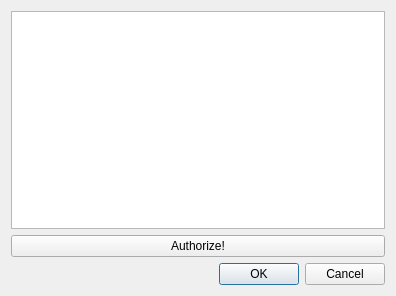
<?xml version="1.0" encoding="UTF-8"?>
<ui version="4.0">
 <class>AccountsDialog</class>
 <widget class="QDialog" name="AccountsDialog">
  <property name="geometry">
   <rect>
    <x>0</x>
    <y>0</y>
    <width>396</width>
    <height>296</height>
   </rect>
  </property>
  <property name="windowTitle">
   <string>Dialog</string>
  </property>
  <layout class="QVBoxLayout" name="verticalLayout_2">
   <item>
    <layout class="QVBoxLayout" name="verticalLayout">
     <item>
      <widget class="QListView" name="accountsList"/>
     </item>
     <item>
      <widget class="QPushButton" name="authorizeButton">
       <property name="sizePolicy">
        <sizepolicy hsizetype="Preferred" vsizetype="Fixed">
         <horstretch>0</horstretch>
         <verstretch>0</verstretch>
        </sizepolicy>
       </property>
       <property name="text">
        <string>Authorize!</string>
       </property>
      </widget>
     </item>
    </layout>
   </item>
   <item>
    <widget class="QDialogButtonBox" name="buttonBox">
     <property name="orientation">
      <enum>Qt::Horizontal</enum>
     </property>
     <property name="standardButtons">
      <set>QDialogButtonBox::Cancel|QDialogButtonBox::Ok</set>
     </property>
    </widget>
   </item>
  </layout>
 </widget>
 <resources/>
 <connections>
  <connection>
   <sender>buttonBox</sender>
   <signal>accepted()</signal>
   <receiver>AccountsDialog</receiver>
   <slot>accept()</slot>
   <hints>
    <hint type="sourcelabel">
     <x>254</x>
     <y>289</y>
    </hint>
    <hint type="destinationlabel">
     <x>157</x>
     <y>274</y>
    </hint>
   </hints>
  </connection>
  <connection>
   <sender>buttonBox</sender>
   <signal>rejected()</signal>
   <receiver>AccountsDialog</receiver>
   <slot>reject()</slot>
   <hints>
    <hint type="sourcelabel">
     <x>322</x>
     <y>289</y>
    </hint>
    <hint type="destinationlabel">
     <x>286</x>
     <y>274</y>
    </hint>
   </hints>
  </connection>
 </connections>
</ui>
